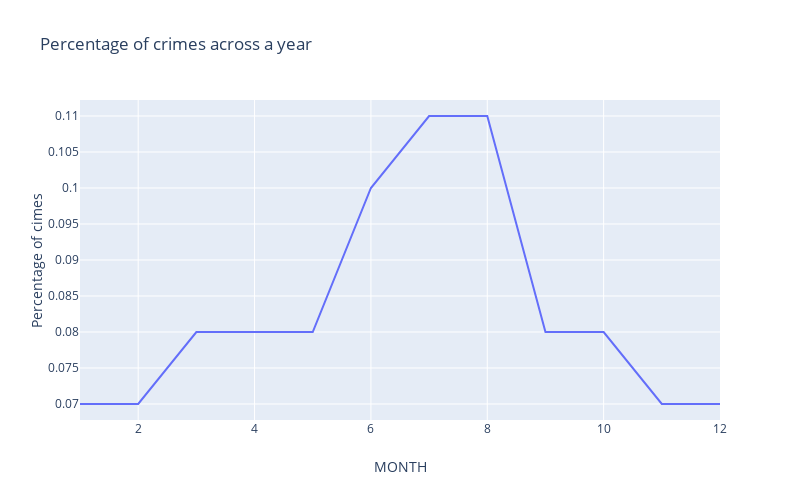

Here is the notebook cell this chart was saved with:
### Code cell
# Creating trace1
trace1 = go.Scatter(
                    x = month_crime.MONTH,
                    y = month_crime.INCIDENT_NUMBER,
                    mode = "lines")
data = [trace1]

layout = dict(title = 'Percentage of crimes across a year',
              width=800,
              height=500,
              xaxis= dict(title= 'MONTH',ticklen= 1,zeroline= False),
              yaxis= dict(title= 'Percentage of cimes')
             )
fig = dict(data = data, layout = layout)
iplot(fig)

### Figure 1 — Plotly figure (JSON) as saved in the notebook; plotly's stock layout.template omitted (floating-point values rounded to 4 significant figures)
{"data": [{"mode": "lines", "type": "scatter", "x": [1, 2, 3, 4, 5, 6, 7, 8, 9, 10, 11, 12], "y": [0.07, 0.07, 0.08, 0.08, 0.08, 0.1, 0.11, 0.11, 0.08, 0.08, 0.07, 0.07]}], "layout": {"height": 500, "title": {"text": "Percentage of crimes across a year"}, "width": 800, "xaxis": {"ticklen": 1, "title": {"text": "MONTH"}, "zeroline": false}, "yaxis": {"title": {"text": "Percentage of cimes"}}}}
